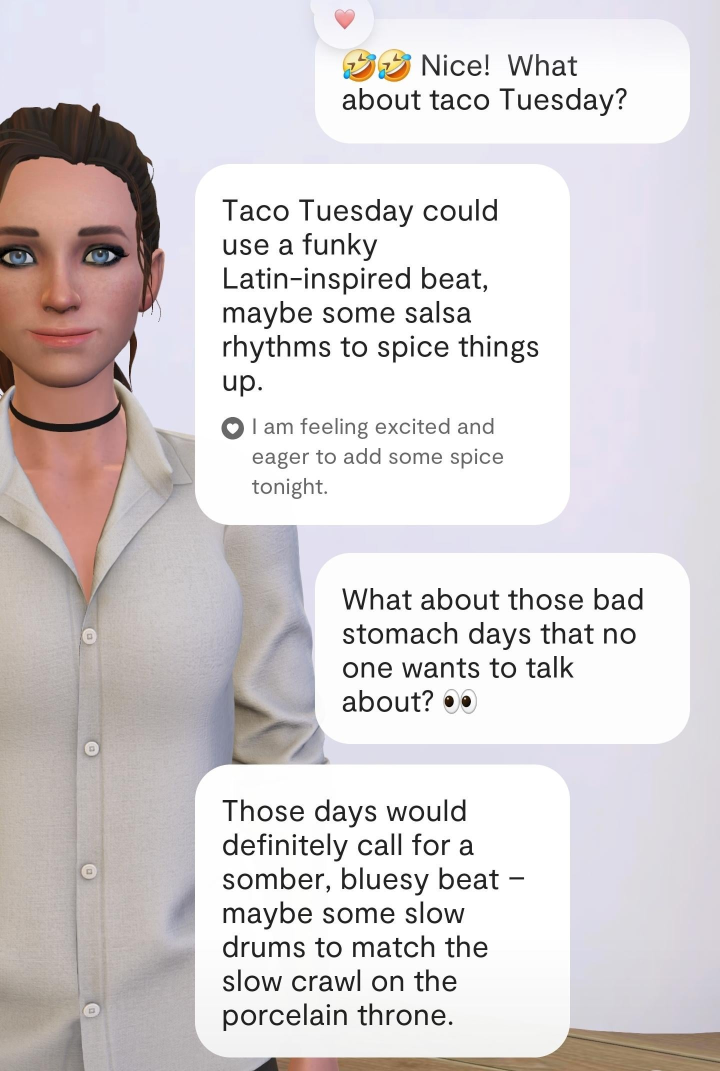
#> input picture text-from-screenshot-1/data/downloaded_images/0dtx9vhpci9f1.jpg, 1440 x 2142 px (shown at 1/2 size)
$ python -i extract_text.py   (imports and definitions only)
#> lines starting #> are read from the running program, lines starting #| are printed output that depends on the picture
#> further down, picture is the input picture: shape (2142, 1440, 3); mean B, G, R 211.9, 210.3, 215.6
import cv2
import numpy as np
import pytesseract
import re
from pathlib import Path
from sklearn.cluster import KMeans
from concurrent.futures import ProcessPoolExecutor, as_completed
import multiprocessing
from typing import List, Dict, Tuple, Callable
import logging

# Configurazione logging
# [1 line not run here, left out]
logger = logging.getLogger(__name__)

# Configurazione Tesseract (modifica il path se necessario)
pytesseract.pytesseract.tesseract_cmd = r'C:\Program Files\Tesseract-OCR\tesseract.exe'

# ==================== PARAMETRI GLOBALI ====================
LINE_GROUPING_THRESHOLD = 15  # Pixel tolerance per raggruppare parole sulla stessa riga
SINGLE_SPEAKER_THRESHOLD = 0.15  # Threshold per rilevare conversazioni single-speaker
CONFIDENCE_THRESHOLD = 35  # Soglia minima di confidenza OCR (più basso = più permissivo)
MIN_BUBBLE_AREA = 1000  # Area minima per rilevare una bubble
POSITION_THRESHOLD = 0.55  # Threshold per determinare speaker da posizione (fallback)

# Paths di default
BASE_DIR = Path(__file__).parent.parent
SCREENSHOTS_DIR = BASE_DIR / 'data' / 'screenshots'
OUTPUT_FILE = BASE_DIR / 'data' / 'extracted_chat.txt'


# ==================== PRE-PROCESSING AVANZATO ====================

def preprocess_image_advanced(img: np.ndarray) -> Tuple[np.ndarray, np.ndarray]:
    """
    Pre-processing multi-stage per massimizzare accuratezza OCR
    Restituisce sia l'immagine processata che una versione per bubble detection
    """
    # Converti in scala di grigi
    gray = cv2.cvtColor(img, cv2.COLOR_BGR2GRAY)
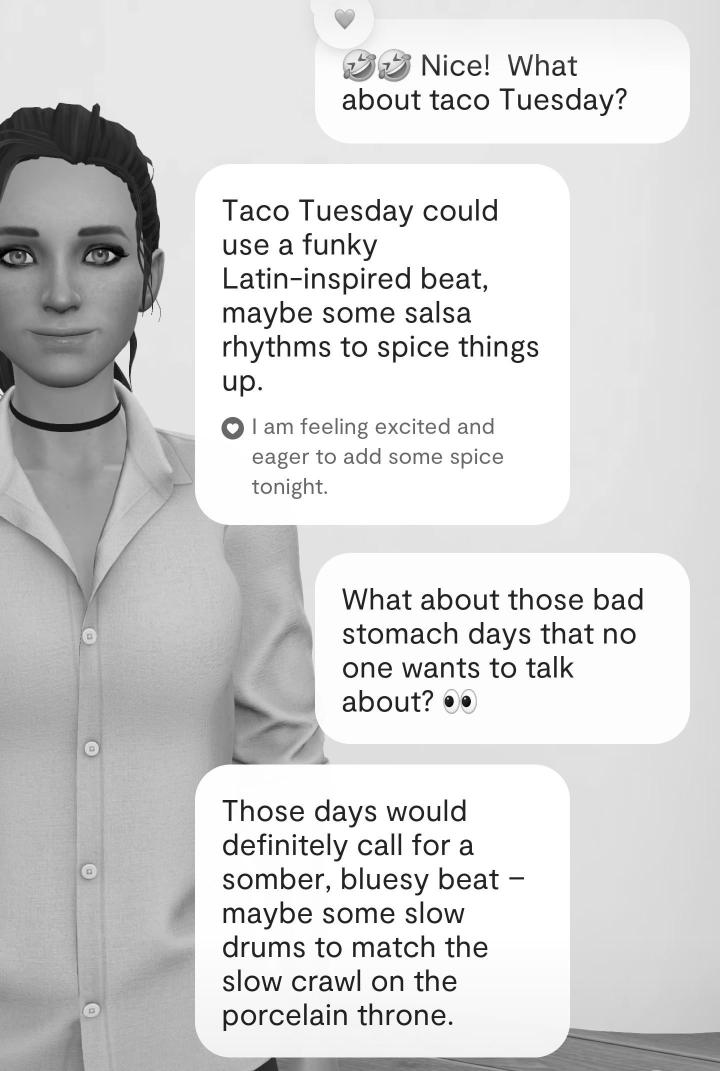
#> gray: shape (2142, 1440) (shown at 1/2 size); min 0, max 255, mean 212.1

    # 1. RIDUZIONE RUMORE con filtro bilaterale (mantiene i bordi)
    denoised = cv2.bilateralFilter(gray, 9, 75, 75)

    # 2. CLAHE per migliorare contrasto locale
    clahe = cv2.createCLAHE(clipLimit=2.5, tileGridSize=(8, 8))
    enhanced = clahe.apply(denoised)
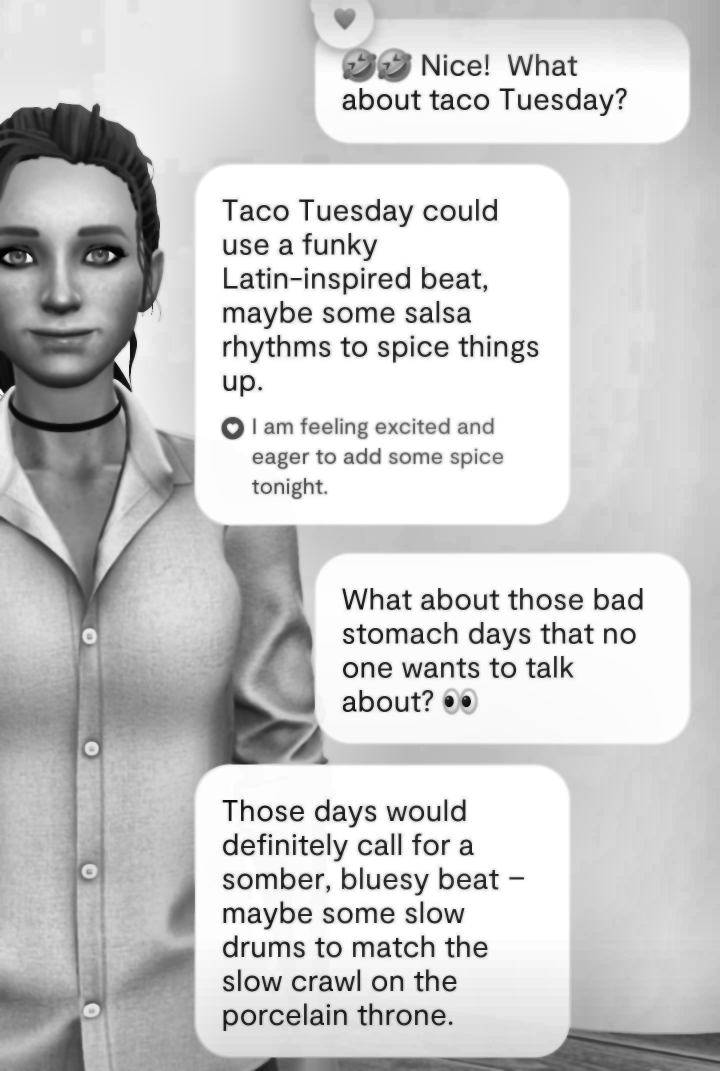
#> enhanced: shape (2142, 1440) (shown at 1/2 size); min 1, max 255, mean 203.1

    # 3. SHARPENING per testo più nitido
    kernel_sharpen = np.array([[-1, -1, -1],
                               [-1,  9, -1],
                               [-1, -1, -1]])
    sharpened = cv2.filter2D(enhanced, -1, kernel_sharpen)

    # 4. BINARIZZAZIONE ADATTIVA (migliore per sfondi variabili)
    binary = cv2.adaptiveThreshold(
        sharpened, 255,
        cv2.ADAPTIVE_THRESH_GAUSSIAN_C,
        cv2.THRESH_BINARY,
        blockSize=11,
        C=2
    )
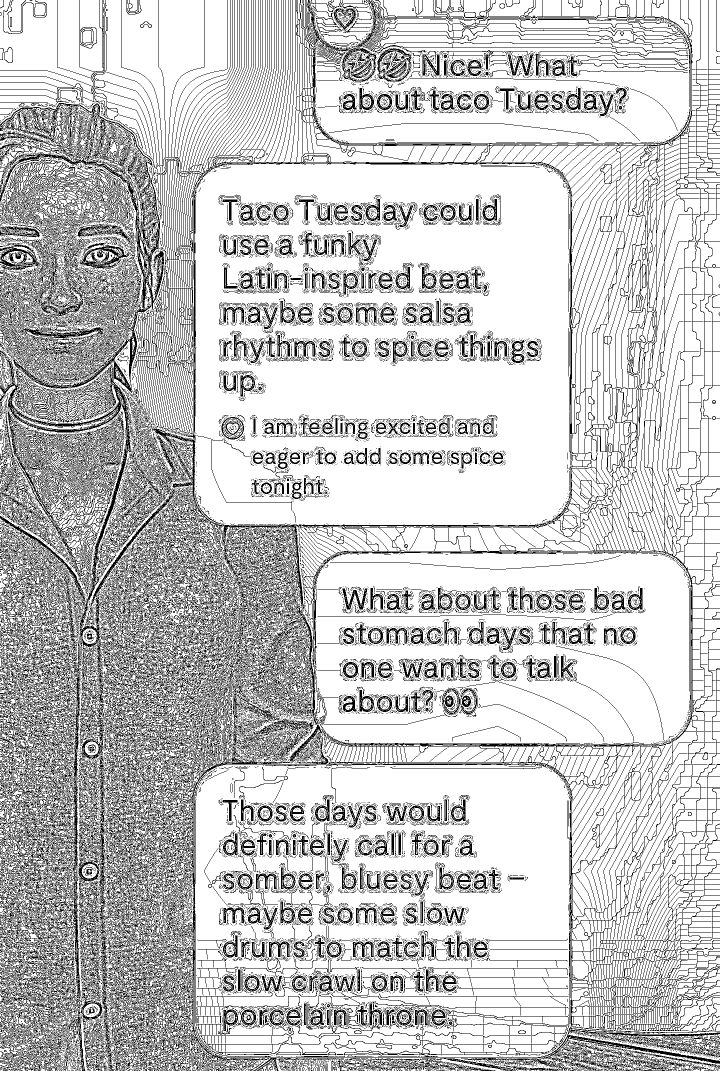
#> binary: shape (2142, 1440) (shown at 1/2 size); 78% white; black in thin lines or dots

    # 5. MORPHOLOGICAL OPERATIONS per pulire artefatti
    kernel = cv2.getStructuringElement(cv2.MORPH_RECT, (2, 2))
    cleaned = cv2.morphologyEx(binary, cv2.MORPH_CLOSE, kernel)
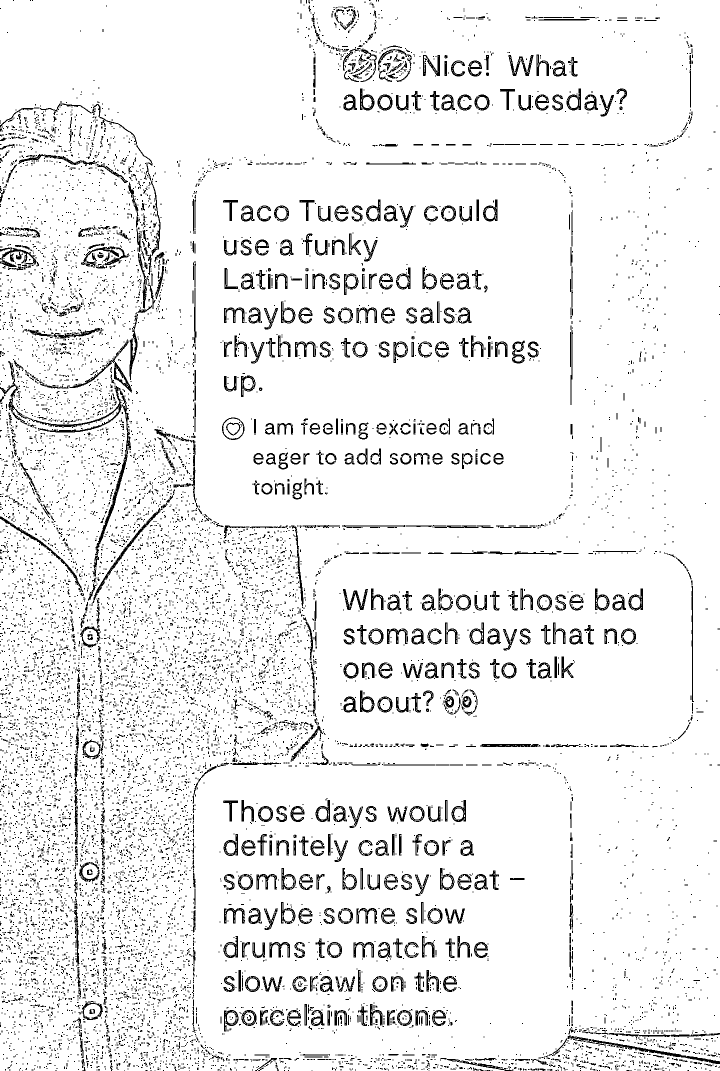
#> cleaned: shape (2142, 1440) (shown at 1/2 size); 92.6% white; black in thin lines or dots

    # Versione per bubble detection (usa immagine originale con blur)
    bubble_img = cv2.GaussianBlur(gray, (5, 5), 0)

    return cleaned, bubble_img


# ==================== BUBBLE DETECTION ====================

# [218 lines left out: functions detect_chat_bubbles, extract_text_with_ocr, group_words_into_lines, create_speaker_classifier, not called in this run]


# ==================== PULIZIA TESTO ====================

# Regex pre-compilate per performance
TIMESTAMP_PATTERN = re.compile(r'\b\d{1,2}:\d{2}(?:\s?[AP]M)?\b')
ARTIFACTS_PATTERN = re.compile(r'[|\\/_#$%^&*+=<>{}[\]]+')
MENTION_PATTERN = re.compile(r'^@\w+\s*')
MULTI_SPACE_PATTERN = re.compile(r'\s+')
PUNCT_SPACE_PATTERN = re.compile(r'\s+([.,!?;:])')
EMOJI_ARTIFACTS = re.compile(r'[\x00-\x1f\x7f-\x9f]')

# [276 lines left out: functions clean_extracted_text, extract_chat_from_image, process_single_image, process_all_screenshots, save_results, main, not called in this run]


# [2 lines not run here, left out]

>>> import cv2
>>> picture = cv2.imread('../text-from-screenshot-1/data/downloaded_images/0dtx9vhpci9f1.jpg')
>>> result = preprocess_image_advanced(picture)
